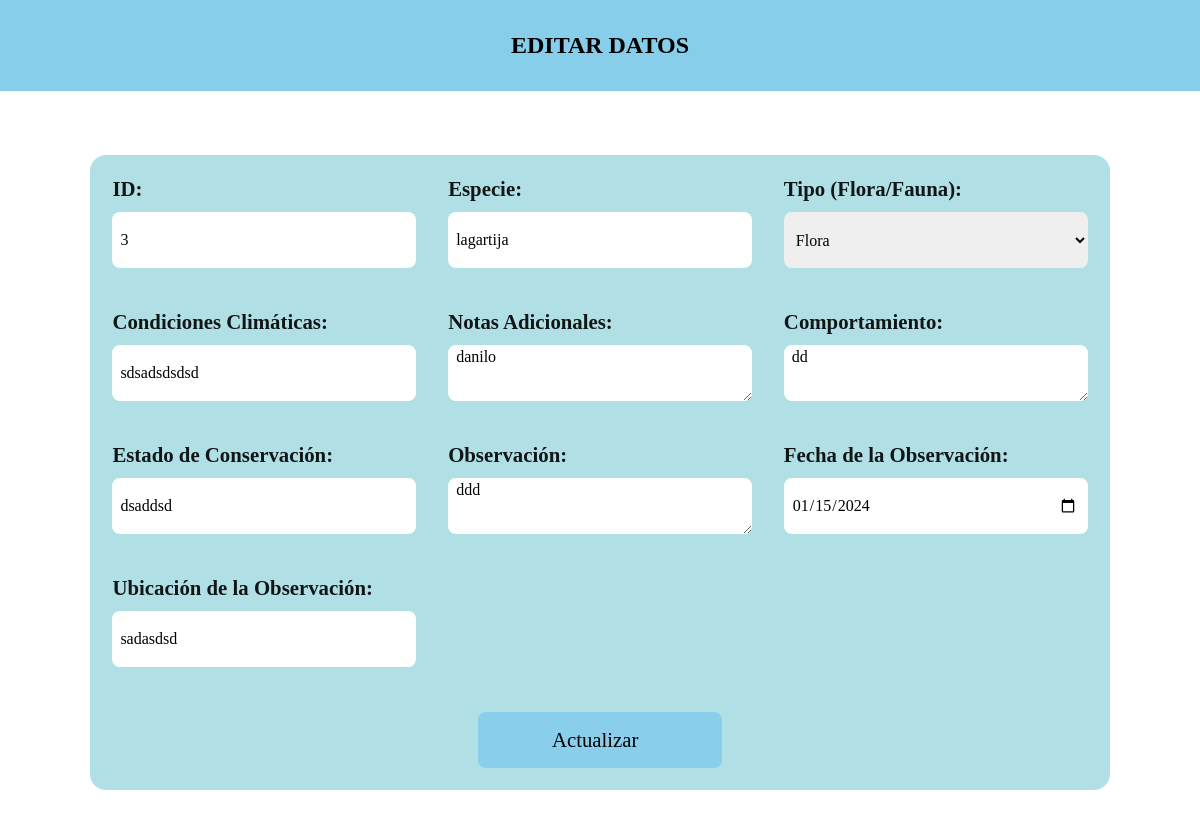
The app's page /php_monitoreo/update.php?id=3 with its own data.
### tables this page shows
CREATE TABLE `monitoreo`  (
  `id` int(11) NOT NULL AUTO_INCREMENT,
  `especie` varchar(50) NOT NULL,
  `tipo` varchar(10) NOT NULL,
  `condiciones` varchar(100) NOT NULL,
  `notas` varchar(100) NOT NULL,
  `comportamiento` varchar(100) NOT NULL,
  `estado` varchar(30) NOT NULL,
  `observacion` varchar(100) NOT NULL,
  `fecha` date NOT NULL,
  `ubicacion` varchar(100) NOT NULL,
  PRIMARY KEY (`id`) USING BTREE
);

### php_monitoreo/update.php (the view, shortened to what this page needs)
<?php
    $con=connection();
    $id=$_GET['id'];
    $sql="SELECT * FROM monitoreo WHERE id='$id'";
    $query=mysqli_query($con, $sql);
    $row=mysqli_fetch_array($query);
?>
<!DOCTYPE html>
<html lang="en">
    <head>
        <link href="../css/monitoreo.css" rel="stylesheet">
    </head>
    <body>
    <h2 id="verde">EDITAR DATOS</h2>
            <form class="content" action="../php_monitoreo/edit.php" method="post">
            <div class="form-group">
            <label for="especie">ID:</label>
            <input type="text" name="id" value="<?= $row['id']?>" readonly>
            </div>
            <div class="form-group">
                <label for="especie">Especie:</label>
                <input type="text" class="form-control" id="especie" name="especie" required value="<?= $row['especie']?>">
            </div>
            <div class="form-group">
                <label for="tipo">Tipo (Flora/Fauna):</label>
                <select class="form-control" id="tipo" name="tipo" required>
    <option value="flora" <?php if ($row['tipo'] == 'flora') echo 'selected'; ?>>Flora</option>
</select>
            </div>
            <div class="form-group campos-flora">
                <label for="condiciones_climaticas">Condiciones Climáticas:</label>
                <input type="text" class="form-control" id="condiciones_climaticas" name="condiciones_climaticas" value="<?= $row['condiciones']?>">
            </div>
            <div class="form-group campos-flora">
                <label for="notas_adicionales_flora">Notas Adicionales:</label>
                <textarea class="form-control" id="notas_adicionales" name="notas_adicionales" rows="3"><?=$row['notas']?></textarea>
            </div>
            <div class="form-group campos-fauna">
                <label for="comportamiento">Comportamiento:</label>
                <textarea class="form-control" id="comportamiento" name="comportamiento" rows="3" ><?= $row['comportamiento']?></textarea>
            </div>
            <div class="form-group campos-fauna">
                <label for="estado_conservacion">Estado de Conservación:</label>
                <input type="text" class="form-control" id="estado" name="estado" value="<?= $row['estado']?>">
            </div>
            <div class="form-group">
                <label for="observacion">Observación:</label>
                <textarea class="form-control" id="observacion" name="observacion" rows="3" required><?= $row['observacion']?></textarea>
            </div>
            <div class="form-group">
                <label for="fecha">Fecha de la Observación:</label>
                <input type="date" class="form-control" id="fecha" name="fecha" required
                value="<?= $row['fecha']?>">
            </div>
            <div class="form-group">
                <label for="ubicacion">Ubicación de la Observación:</label>
                <input type="text" class="form-control" id="ubicacion" name="ubicacion" required
                value="<?= $row['ubicacion']?>">
            </div>
            <button type="submit" class="btn btn-primary">Actualizar</button>
        </form>
    </body>
</html>

### css/monitoreo.css (style rules this page uses)
* { margin: 0; padding: 0; box-sizing: border-box; }
h2 { background-color: skyblue; padding: 2rem; text-align: center; }
.content { width: 85%; margin: 0 auto; background-color: powderblue; margin-top: 4rem; border-radius: 1rem; padding: 1.4rem; margin-bottom: 2rem; }
label { display: block; font-size: 1.3rem; font-weight: 600; margin-bottom: 0.5rem; opacity: 90%; }
input, select, textarea { min-width: 100%; min-height: 2rem; margin-bottom: 1rem; padding-left: 1ch; border: none; }
textarea { padding-top: 0.2rem; }
input, select, textarea, button { font: inherit; height: 3.5rem; padding-right: 0.6rem; border-radius: 0.5rem; }
button { transition: all ease 0.3s; display: block; background-color: hsl(197, 71%, 73%); padding-block: 0.7rem; width: 25%; margin: 0 auto; font-size: 1.3rem; border: 0; border-radius: 0.5rem; margin-top: 0.2rem; font-weight: 500; }
.content { display: grid; grid-template-columns: 1fr 1fr 1fr; column-gap: 2rem; row-gap: 0.18rem; }
.content > div { display: grid; grid-row: span 10; grid-template-rows: subgrid; }
button { grid-column: 1/-1; }

### records on screen
monitoreo: id "3", especie "lagartija", tipo "Flora", condiciones_climaticas "sdsadsdsdsd", notas_adicionales "danilo", comportamiento "dd", estado "dsaddsd", observacion "ddd", fecha "01/15/2024", ubicacion "sadasdsd"
